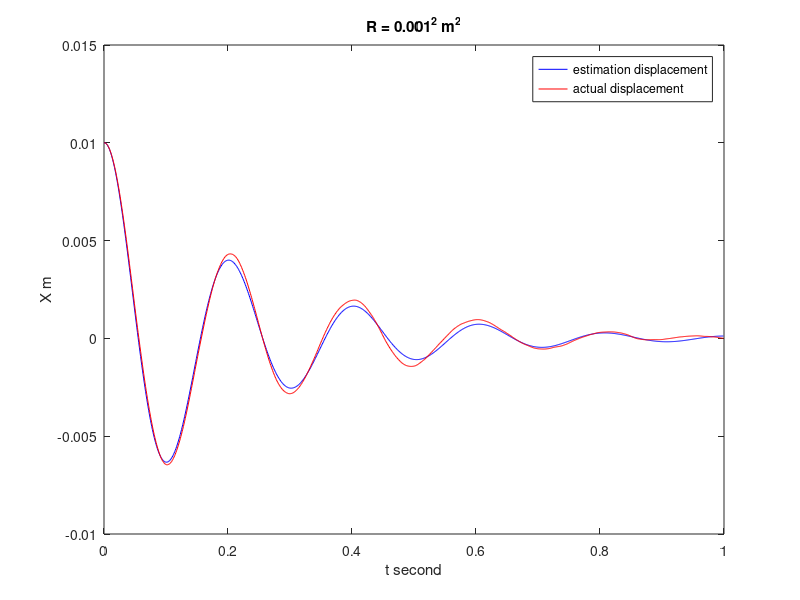

Here is the MATLAB script that generated this plot:
m = 1; % kg
K = 10/0.01; % N/m
b = 0.1/0.01; % N-sec/m
q = 0.1; % noise strength N^2/sec
dt = 0.001; % time step sec
F = [0, 1/m; -K, -b/m];
H = [1, 0];
G = [0;1];
%R = 0.01^2;
R = 0.001^2;
timesteps = 1000;
ensembles = 100;
dbeta = randn(timesteps,ensembles)*sqrt(q*dt);
V = randn(timesteps, ensembles)*sqrt(R);
x = zeros(timesteps,ensembles);
p = zeros(timesteps,ensembles);
x0 = 0.01;
x(1,1:ensembles) = x0;
xV = zeros(2, timesteps,ensembles);
x_plusV = zeros(2,timesteps,ensembles);
x_minusV = zeros(2,timesteps,ensembles);
x_plusV(1,1,1:ensembles) = x0;
x_minusV(1,1,1:ensembles) = x0;
p_plus = zeros(2, 2, timesteps,ensembles);
p_minus = zeros(2, 2, timesteps,ensembles);
sigma_xV = zeros(timesteps,ensembles);
for j = 1:ensembles
    for i = 2:timesteps
        x(i,j) = x(i-1,j) + p(i-1,j)/m*dt;
        p(i,j) = p(i-1,j) + (-K*x(i-1,j)-b/m*p(i-1,j))*dt + dbeta(i-1,j);       
        xV(:,i,j) = [x(i,j); p(i,j)];
        z = x(i,j) + V(i-1,j);
        
        x_minusV(:,i,j) = x_plusV(:,i-1,j) + F*x_plusV(:,i-1,j)*dt;
        p_minus(:,:,i,j) = p_plus(:,:,i,j) + (F*p_plus(:,:,i-1,j)+p_plus(:,:,i-1,j)*F'+G*q*G')*dt;
        KG = p_minus(:,:,i,j)*H'*inv(H*p_minus(:,:,i,j)*H'+R);
        x_plusV(:,i,j) = x_minusV(:,i,j)+KG*(z-H*x_minusV(:,i,j));
        p_plus(:,:,i,j) = p_minus(:,:,i,j)-KG*H*p_minus(:,:,i,j);
        p_minus(:,:,i,j) = p_plus(:,:,i,j);
        sigma_xV(i,j) = sqrt(p_plus(1,1,i,j));
    end
end

Mean_x_plusV = mean(x_plusV, 3);
Mean_xV = mean(x,2);
abs_error = abs(xV - x_plusV);
%plot
tV = 0:dt:(timesteps-1)*dt;
tV = tV';
figure(1);
plot(tV, Mean_x_plusV(1,:), 'b', tV, Mean_xV, 'r');
xlabel('t second');
ylabel('X m');
legend('estimation displacement','actual displacement');
title('R = 0.001^2 m^2');

